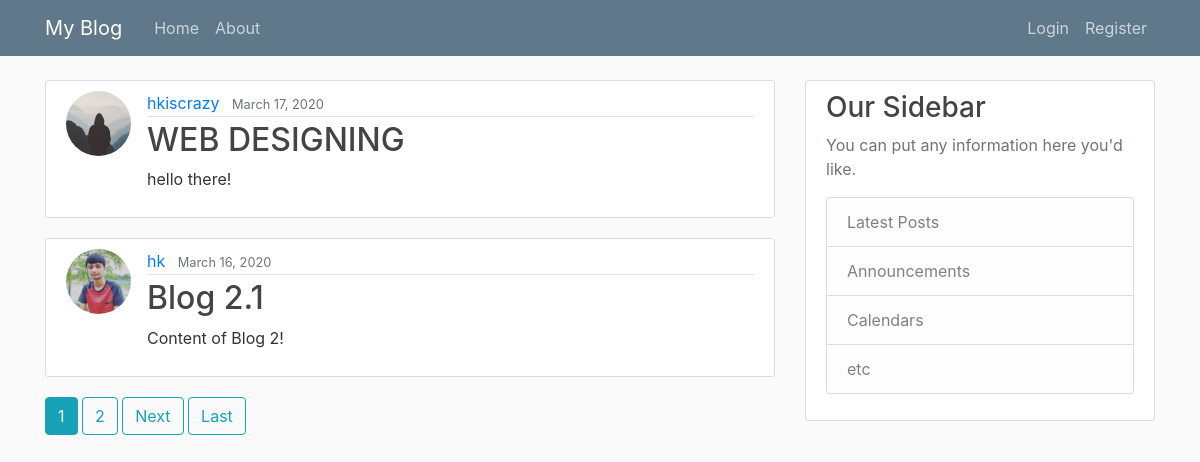
The page / on the database its author committed.
### blog/models.py (models this page shows, shortened)
class Post(models.Model):
    title = models.CharField(max_length=100)
    content = models.TextField()
    date_posted = models.DateTimeField(default=timezone.now)
    author = models.ForeignKey(User, on_delete=models.CASCADE)

### users/models.py (models this page shows, shortened)
class Profile(models.Model):
    user = models.OneToOneField(User, on_delete=models.CASCADE)
    image = models.ImageField(default='profile_pics/default.jpg', upload_to='profile_pics')

### blog/views.py (the view)
# urls.py: path('', PostListView.as_view(), name='blog-home'),
class PostListView(ListView):
    model = Post
    template_name = 'blog/home.html'  # <app>/<model>_<viewtype>.html
    context_object_name = 'posts'
    ordering = ['-date_posted']
    paginate_by = 2

### blog/templates/blog/home.html (shortened to what this page needs)
{% extends 'blog/base.html' %}
{% block content %}
    {% for post in posts %}
    <article class="media content-section">
        <img class="rounded-circle article-img" src="{{ post.author.profile.image.url }}">
      <div class="media-body">
        <div class="article-metadata">
          <a class="mr-2" href="{% url 'user-posts' post.author.username %}">{{ post.author }}</a>
          <small class="text-muted">{{ post.date_posted|date:"F d, Y" }}</small>
        </div>
        <h2><a class="article-title" href="{% url 'post-detail' post.id %}">{{ post.title }}</a></h2>
        <p class="article-content">{{ post.content }}</p>
      </div>
    </article>
    {% endfor %}
 {% if is_paginated %}
      {% for num in page_obj.paginator.page_range %}
        {% if page_obj.number == num %}
          <a class="btn btn-info mb-4" href="?page={{ num }}">{{ num }}</a>
        {% elif num > page_obj.number|add:'-3' and num < page_obj.number|add:'3' %}
          <a class="btn btn-outline-info mb-4" href="?page={{ num }}">{{ num }}</a>
        {% endif %}
      {% endfor %}
      {% if page_obj.has_next %}
        <a class="btn btn-outline-info mb-4" href="?page={{ page_obj.next_page_number }}">Next</a>
        <a class="btn btn-outline-info mb-4" href="?page={{ page_obj.paginator.num_pages }}">Last</a>
      {% endif %}
    {% endif %}
{% endblock content %}

### blog/static/blog/main.css (style rules this page uses)
body { background: #fafafa; color: #333333; margin-top: 5rem; }
h1, h2, h3, h4, h5, h6 { color: #444444; }
.content-section { background: #ffffff; padding: 10px 20px; border: 1px solid #dddddd; border-radius: 3px; margin-bottom: 20px; }
.article-title { color: #444444; }
.article-content { white-space: pre-line; }
.article-img { height: 65px; width: 65px; margin-right: 16px; }
.article-metadata { padding-bottom: 1px; margin-bottom: 4px; border-bottom: 1px solid #e3e3e3 }

### rows shown on the page
Post: author.profile.image (placeholder picture), author "hkiscrazy", date_posted "March 17, 2020", title "WEB DESIGNING", content "hello there!"
Post: author.profile.image (picture), author "hk", date_posted "March 16, 2020", title "Blog 2.1", content "Content of Blog 2!"

### other values the page prints
{{ num }} "1"
{{ num }} "2"
